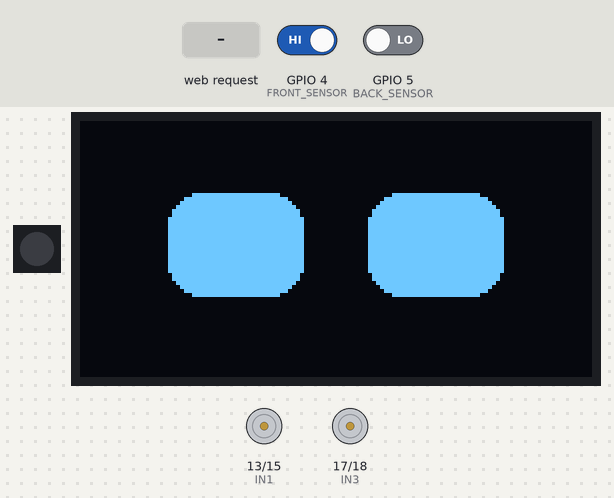
A sketch run on a simulated ESP32. On the bench: 1 RGB LEDs in strip order, left to right, 128×64 one-colour display, motor-driver pin pairs drawn as motors (green arrow = first pin HIGH = forward, orange = second pin HIGH = backward, longer = more drive). The inputs (shaded band) are chosen by the test bench; at power-on: GPIO 5 (BACK_SENSOR) LOW, GPIO 4 (FRONT_SENSOR) HIGH. WiFi joins after 1.5 s; servers stay silent unless stated; random numbers use the default seed unless the sketch sets one.

Above: at 2.7 s.
2.8 s: GPIO 5 (BACK_SENSOR) driven HIGH
At 4.36 s:
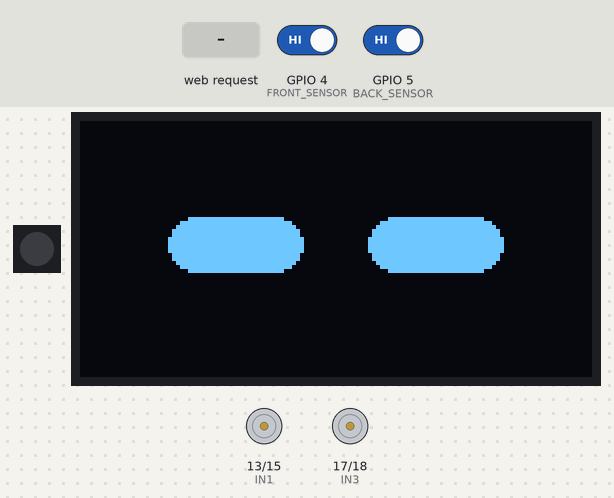
5.7 s: HTTP request GET /backward received
At 6.21 s:
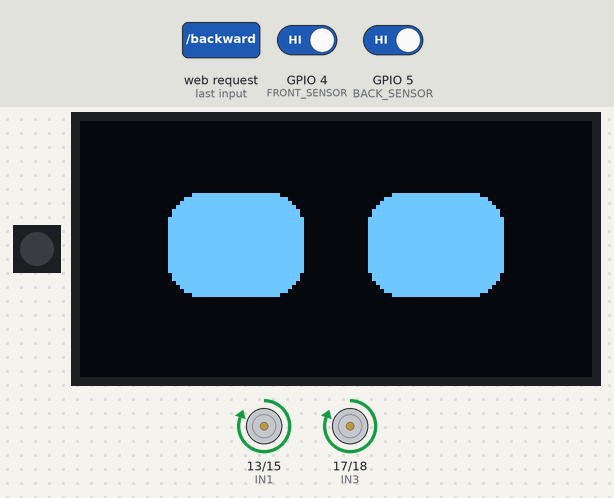
8.2 s: HTTP request GET /forward received
At 9.25 s:
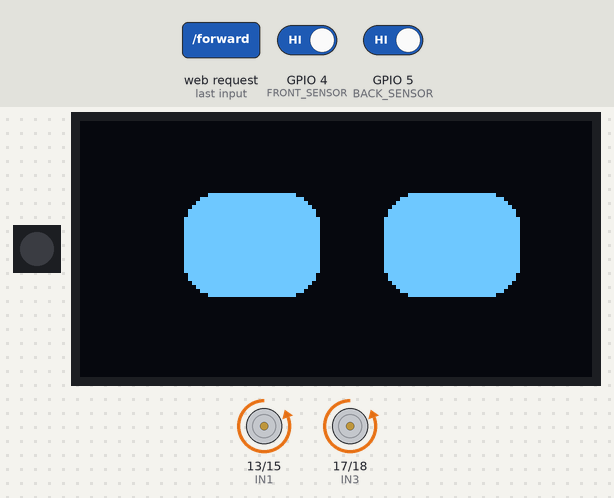
10.3 s: HTTP request GET /left received
At 11.31 s:
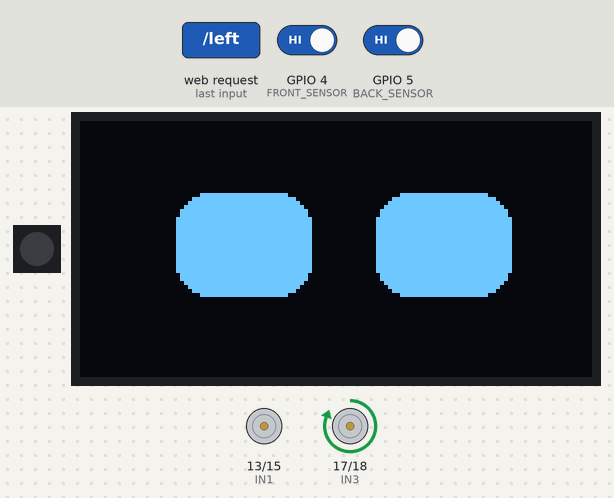
12.6 s: HTTP request GET /right received
At 13.12 s:
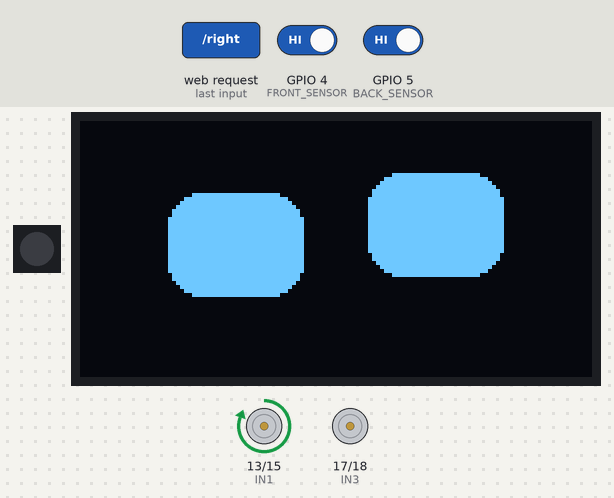
14.7 s: GPIO 4 (FRONT_SENSOR) driven LOW
At 16.97 s:
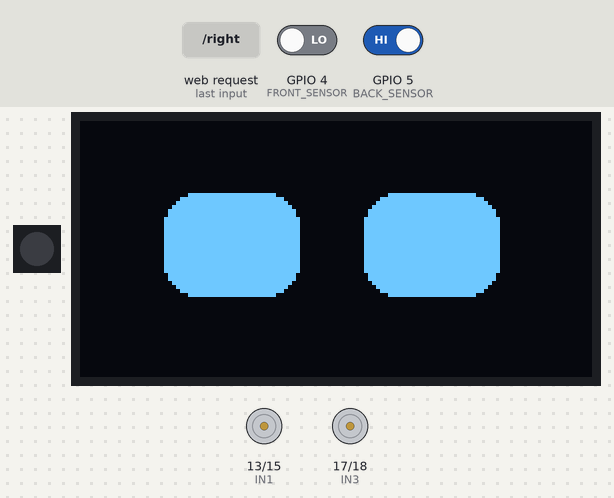
Timing chart, 0 to 18.3 s (numbered marks = the images above; inputs shaded):
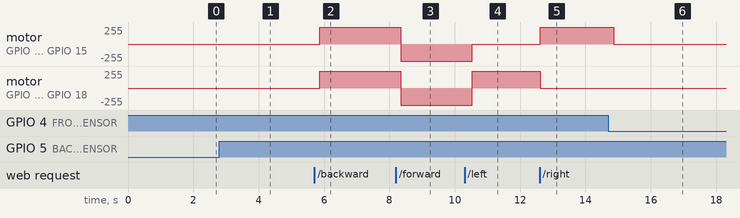

The sketch:

sketch_may3a.ino
```cpp
#include <WiFi.h>
#include <WebServer.h>
#include <FastLED.h>
#include <Wire.h>
#include <Adafruit_GFX.h>
#include <Adafruit_SH110X.h>

// ================= WIFI =================
const char* ssid = "WiFi SSID (Name)";
const char* password = "WiFi Password";

WebServer server(80);

// ================= MOTOR PINS =================
#define IN1 13
#define IN2 15
#define IN3 17
#define IN4 18

// ================= SENSORS =================
#define FRONT_SENSOR 4
#define BACK_SENSOR 5

// ================= LED =================
#define LED_PIN 48
#define NUM_LEDS 1
CRGB leds[NUM_LEDS];

// ================= OLED =================
Adafruit_SH1106G display(128, 64, &Wire, -1);

// ================= EYE SETTINGS =================
int eyeW = 34;
int eyeH = 26;
int eyeY = 18;

// ================= MOTOR =================
void stopRobot() {
  digitalWrite(IN1, LOW);
  digitalWrite(IN2, LOW);
  digitalWrite(IN3, LOW);
  digitalWrite(IN4, LOW);
}

void forward() {
  digitalWrite(IN1, LOW);
  digitalWrite(IN2, HIGH);
  digitalWrite(IN3, LOW);
  digitalWrite(IN4, HIGH);
}

void backward() {
  digitalWrite(IN1, HIGH);
  digitalWrite(IN2, LOW);
  digitalWrite(IN3, HIGH);
  digitalWrite(IN4, LOW);
}

void right() {
  digitalWrite(IN1, HIGH);
  digitalWrite(IN2, LOW);
  digitalWrite(IN3, LOW);
  digitalWrite(IN4, LOW);
}

void left() {
  digitalWrite(IN1, LOW);
  digitalWrite(IN2, LOW);
  digitalWrite(IN3, HIGH);
  digitalWrite(IN4, LOW);
}

// ================= SENSOR SAFETY =================
bool dangerDetected() {
  return (digitalRead(FRONT_SENSOR) == LOW ||
          digitalRead(BACK_SENSOR) == LOW);
}

void safeRun(void (*action)()) {
  if (dangerDetected()) {
    stopRobot();
    eyeScared(); // 🔥 react visually
    return;
  }
  action();
}

// ================= LED =================
void setColor(CRGB c) {
  leds[0] = c;
  FastLED.show();
}

// ================= RESPONSE =================
void sendResponse() {
  server.sendHeader("Access-Control-Allow-Origin", "*");
  server.send(200, "text/plain", "OK");
}

// ================= EYES CORE =================
void drawEyes(int offsetX, int blink, int tilt) {
  display.clearDisplay();

  int h = eyeH - blink;
  int y = eyeY + blink / 2;

  int leftX = 22 + offsetX;
  int rightX = 72 + offsetX;

  display.fillRoundRect(leftX, y, eyeW, h, 8, SH110X_WHITE);
  display.fillRoundRect(rightX, y + tilt, eyeW, h, 8, SH110X_WHITE);

  display.display();
}

// ================= NEW ADVANCED ANIMATIONS =================

// 👀 idle
void eyeIdle() {
  drawEyes(0, 0, 0);
}

// 😉 blink
void blink() {
  for (int i = 0; i <= 16; i += 4) {
    drawEyes(0, i, 0);
    delay(15);
  }
  for (int i = 16; i >= 0; i -= 4) {
    drawEyes(0, i, 0);
    delay(15);
  }
}

// 😊 happy
void eyeHappy() {
  drawEyes(0, 4, 0);
  delay(120);
  drawEyes(0, 0, 0);
}

// 😠 angry
void eyeAngry() {
  drawEyes(0, 0, -5);
  delay(150);
}

// 😨 scared
void eyeScared() {
  for (int i = 0; i < 6; i++) {
    drawEyes(random(-3, 3), 0, 0);
    delay(30);
  }
}

// 🎯 focused
void eyeFocused() {
  drawEyes(0, 0, 0);
  delay(120);
  drawEyes(4, 0, 0);
  delay(120);
  drawEyes(-4, 0, 0);
}

// 😴 sleepy
void eyeSleepy() {
  for (int i = 0; i <= 20; i += 2) {
    drawEyes(0, i, 0);
    delay(25);
  }
}

// 🤖 curious
void eyeCurious() {
  for (int i = 0; i < 5; i++) {
    drawEyes(random(-2, 2), 0, 0);
    delay(60);
  }
}

// ================= IDLE AI =================
void idleBrain() {
  int r = random(0, 100);

  if (r < 10) blink();
  else if (r < 20) eyeHappy();
  else if (r < 30) eyeFocused();
  else if (r < 40) eyeCurious();
  else if (r < 50) eyeSleepy();
  else if (r < 60) eyeScared();
  else if (r < 70) eyeAngry();
  else eyeIdle();
}

// ================= ROUTES =================
void setupRoutes() {

  server.on("/forward", []() {
    safeRun(forward);
    eyeFocused();
    sendResponse();
  });

  server.on("/backward", []() {
    safeRun(backward);
    eyeScared();
    sendResponse();
  });

  server.on("/left", []() {
    safeRun(left);
    eyeFocused();
    sendResponse();
  });

  server.on("/right", []() {
    safeRun(right);
    eyeFocused();
    sendResponse();
  });

  server.on("/stop", []() {
    stopRobot();
    eyeHappy();
    sendResponse();
  });
}

// ================= SETUP =================
void setup() {
  Serial.begin(115200);

  pinMode(IN1, OUTPUT);
  pinMode(IN2, OUTPUT);
  pinMode(IN3, OUTPUT);
  pinMode(IN4, OUTPUT);
  stopRobot();

  pinMode(FRONT_SENSOR, INPUT);
  pinMode(BACK_SENSOR, INPUT);

  FastLED.addLeds<WS2812, LED_PIN, GRB>(leds, NUM_LEDS);
  setColor(CRGB::Black);

  Wire.begin(21, 19);
  display.begin(0x3C, true);

  WiFi.begin(ssid, password);
  while (WiFi.status() != WL_CONNECTED) {
    delay(300);
  }

  setupRoutes();
  server.begin();

  randomSeed(analogRead(0));
}

// ================= LOOP =================
void loop() {
  server.handleClient();

  if (dangerDetected()) {
    stopRobot();
    eyeScared();
  }

  idleBrain();
}
```

Measured:
- after the input at 5.7 s, motor on GPIO 13 (IN1) / GPIO 15 (IN2), motor on GPIO 17 (IN3) / GPIO 18 (IN4): stopped → forward 255/255 after 0.16 s
- after the input at 8.2 s, motor on GPIO 13 (IN1) / GPIO 15 (IN2), motor on GPIO 17 (IN3) / GPIO 18 (IN4): forward 255/255 → backward 255/255 after 0.15 s
- after the input at 10.3 s, motor on GPIO 13 (IN1) / GPIO 15 (IN2): backward 255/255 → stopped after 0.24 s; motor on GPIO 17 (IN3) / GPIO 18 (IN4): backward 255/255 → forward 255/255 after 0.24 s
- after the input at 12.6 s, motor on GPIO 13 (IN1) / GPIO 15 (IN2): stopped → forward 255/255 at once; motor on GPIO 17 (IN3) / GPIO 18 (IN4): forward 255/255 → stopped at once
- after the input at 14.7 s, motor on GPIO 13 (IN1) / GPIO 15 (IN2): forward 255/255 → stopped after 0.16 s
